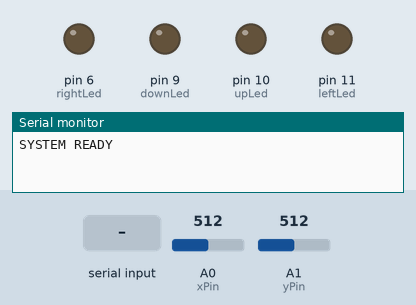
Recording of a program running on a simulated Arduino Uno, built with avr-gcc and run on an emulated ATmega328P. On the bench: output pins drawn as LEDs (lit = HIGH), the last lines printed to the serial monitor. The inputs (shaded band) are chosen by the test bench; at power-on: A0 (xPin) = 512, A1 (yPin) = 512.

Above: at 1.2 s.
1.3 s: "START\n" received over Serial
2.8 s: A0 (xPin) set to 492
At 3.7 s:
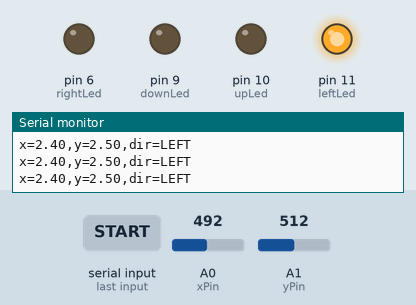
4.3 s: A1 (yPin) set to 498
At 4.8 s:
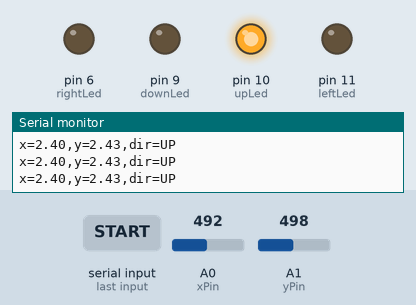
5.8 s: A1 (yPin) set to 525
At 7.0 s:
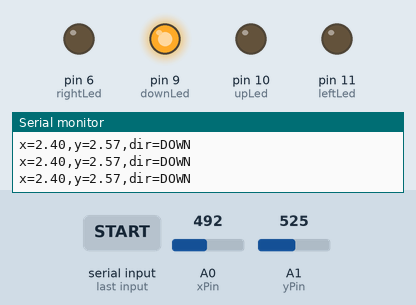
7.3 s: A1 (yPin) set to 511
At 8.4 s:
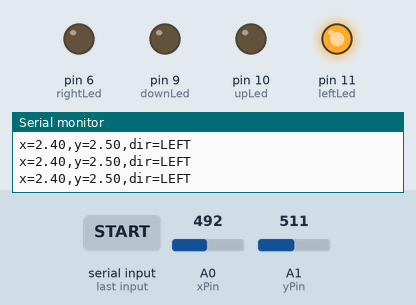
8.8 s: A0 (xPin) set to 515
At 9.5 s:
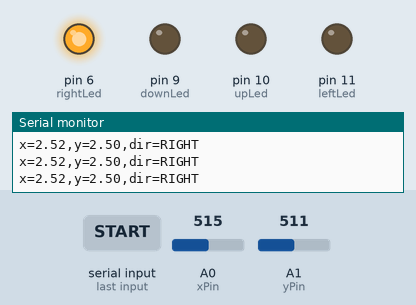
Timing chart, 0 to 11.3 s (numbered marks = the images above; inputs shaded):
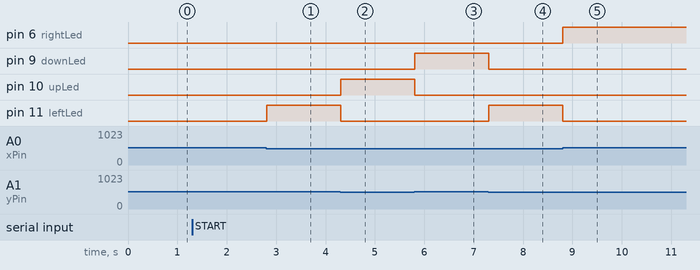

The program:

main.cpp
```cpp
#include <Arduino.h>

const int xPin = A0;
const int yPin = A1;

const int upLed = 10;
const int downLed = 9;
const int leftLed = 11;
const int rightLed = 6;

bool running = false;
unsigned long lastSend = 0;
const unsigned long interval = 50;  // 20 Hz sample rate

// Set this based on wiring:
// - false: PIN -> resistor -> LED -> GND (active-HIGH, recommended)
// - true : +5V -> resistor -> LED -> PIN (active-LOW)
const bool LED_ACTIVE_LOW = false;

inline void ledOn(int pin)  { digitalWrite(pin, LED_ACTIVE_LOW ? LOW  : HIGH); }
inline void ledOff(int pin) { digitalWrite(pin, LED_ACTIVE_LOW ? HIGH : LOW ); }

inline void allOff() {
  ledOff(upLed);
  ledOff(downLed);
  ledOff(leftLed);
  ledOff(rightLed);
}

void setup() {
  Serial.begin(9600);

  pinMode(xPin, INPUT);
  pinMode(yPin, INPUT);

  pinMode(upLed, OUTPUT);
  pinMode(downLed, OUTPUT);
  pinMode(leftLed, OUTPUT);
  pinMode(rightLed, OUTPUT);

  // idle = all LEDs off
  allOff();

  Serial.println("SYSTEM READY");
}

void loop() {
  // ---- START / STOP command from GUI ----
  if (Serial.available()) {
    String cmd = Serial.readStringUntil('\n');
    cmd.trim();

    if (cmd == "START") {
      running = true;
      Serial.println("STATE=RUNNING");
    }
    if (cmd == "STOP") {
      running = false;
      allOff();                 // idle must be off
      Serial.println("STATE=STOPPED");
    }
  }

  // ---- IDLE: keep LEDs off, do nothing else ----
  if (!running) {
    allOff();
    return;
  }

  // ---- Sample rate control (20 Hz) ----
  unsigned long now = millis();
  if (now - lastSend < interval) return;
  lastSend = now;

  // ---- Read joystick ----
  int xVal = analogRead(xPin);
  int yVal = analogRead(yPin);

  // Convert to voltage (0–5V)
  float xVolt = xVal * 5.0 / 1023.0;
  float yVolt = yVal * 5.0 / 1023.0;

  // ---- Reset LEDs ----
  allOff();

  // ---- Direction logic exactly as you gave it ----
  String direction = "CENTER";

  if (yVal <= 510) {
    ledOn(upLed);
    direction = "UP";
  }
  else if (yVal >= 525) {
    ledOn(downLed);
    direction = "DOWN";
  }
  else if (xVal <= 505) {
    ledOn(leftLed);
    direction = "LEFT";
  }
  else if (xVal >= 515) {
    ledOn(rightLed);
    direction = "RIGHT";
  }

  // ---- Structured data for GUI ----
  Serial.print("x=");
  Serial.print(xVolt, 2);
  Serial.print(",y=");
  Serial.print(yVolt, 2);
  Serial.print(",dir=");
  Serial.println(direction);
}
```

Measured:
- the behaviour switches between 506 and 505 on A0 (xPin) (found by bisection; images 0 and 1)
- the behaviour switches between 511 and 510 on A1 (yPin) (found by bisection; images 1 and 2)
- after the input at 2.8 s, pin 11 (leftLed): LOW → HIGH at once
- after the input at 4.3 s, pin 10 (upLed): LOW → HIGH at once; pin 11 (leftLed): HIGH → LOW at once
- after the input at 5.8 s, pin 9 (downLed): LOW → HIGH at once; pin 10 (upLed): HIGH → LOW at once
- after the input at 7.3 s, pin 9 (downLed): HIGH → LOW at once; pin 11 (leftLed): LOW → HIGH at once
- after the input at 8.8 s, pin 6 (rightLed): LOW → HIGH at once; pin 11 (leftLed): HIGH → LOW at once
